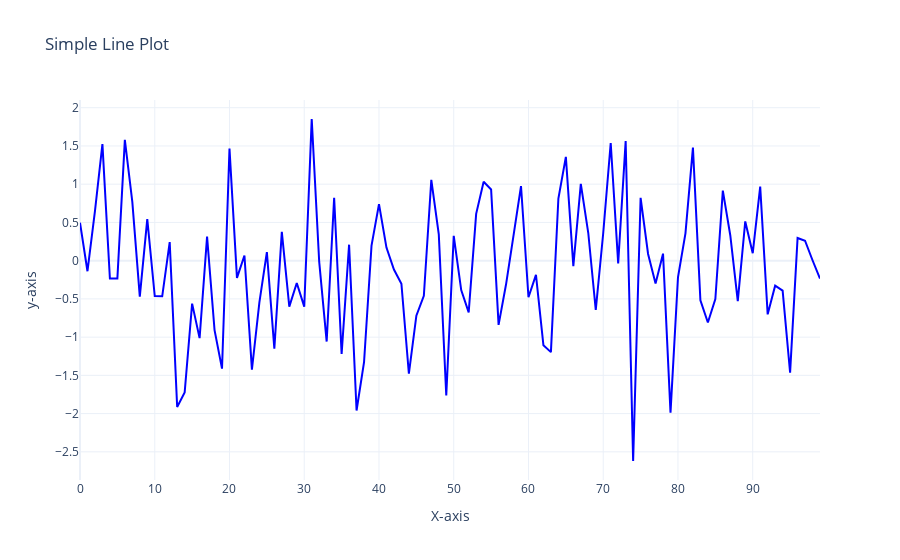

The notebook cell saved with this chart:
### Code cell
'''20) Using Plotly, create a basic line plot of a randomly generated dataset, label the axes, and set the title as 
'Simple Line Plot'''

import plotly.graph_objects as go
import plotly.express as px
np.random.seed(42)  
x=np.arange(0,100)
y=np.random.randn(100)
fig=go.Figure()

# Add a line trace
fig.add_trace(go.Scatter(x=x,y=y,mode='lines',name='Random Data', 
                         line=dict(color='blue')))
# Update layout with titles and labels
fig.update_layout(title='Simple Line Plot',xaxis_title='X-axis', yaxis_title='y-axis', template='plotly_white')

fig.show()

### Figure 1 — Plotly figure (JSON) as saved in the notebook; plotly's stock layout.template omitted (floating-point values rounded to 4 significant figures)
{"data": [{"line": {"color": "blue"}, "mode": "lines", "name": "Random Data", "type": "scatter", "x": [0, 1, 2, 3, 4, 5, 6, 7, 8, 9, 10, 11, 12, 13, 14, 15, 16, 17, 18, 19, 20, 21, 22, 23, 24, 25, 26, 27, 28, 29, 30, 31, 32, 33, 34, 35, 36, 37, 38, 39, 40, 41, 42, 43, 44, 45, 46, 47, 48, 49, 50, 51, 52, 53, 54, 55, 56, 57, 58, 59, 60, 61, 62, 63, 64, 65, 66, 67, 68, 69, 70, 71, 72, 73, 74, 75, 76, 77, 78, 79, 80, 81, 82, 83, 84, 85, 86, 87, 88, 89, 90, 91, 92, 93, 94, 95, 96, 97, 98, 99], "y": [0.4967, -0.1383, 0.6477, 1.523, -0.2342, -0.2341, 1.579, 0.7674, -0.4695, 0.5426, -0.4634, -0.4657, 0.242, -1.913, -1.725, -0.5623, -1.013, 0.3142, -0.908, -1.412, 1.466, -0.2258, 0.06753, -1.425, -0.5444, 0.1109, -1.151, 0.3757, -0.6006, -0.2917, -0.6017, 1.852, -0.0135, -1.058, 0.8225, -1.221, 0.2089, -1.96, -1.328, 0.1969, 0.7385, 0.1714, -0.1156, -0.3011, -1.479, -0.7198, -0.4606, 1.057, 0.3436, -1.763, 0.3241, -0.3851, -0.6769, 0.6117, 1.031, 0.9313, -0.8392, -0.3092, 0.3313, 0.9755, -0.4792, -0.1857, -1.106, -1.196, 0.8125, 1.356, -0.07201, 1.004, 0.3616, -0.6451, 0.3614, 1.538, -0.03583, 1.565, -2.62, 0.8219, 0.08705, -0.299, 0.09176, -1.988, -0.2197, 0.3571, 1.478, -0.5183, -0.8085, -0.5018, 0.9154, 0.3288, -0.5298, 0.5133, 0.09708, 0.9686, -0.7021, -0.3277, -0.3921, -1.464, 0.2961, 0.2611, 0.005113, -0.2346]}], "layout": {"autosize": true, "title": {"text": "Simple Line Plot"}, "xaxis": {"autorange": true, "range": [0, 99], "title": {"text": "X-axis"}, "type": "linear"}, "yaxis": {"autorange": true, "range": [-2.868, 2.101], "title": {"text": "y-axis"}, "type": "linear"}}}
